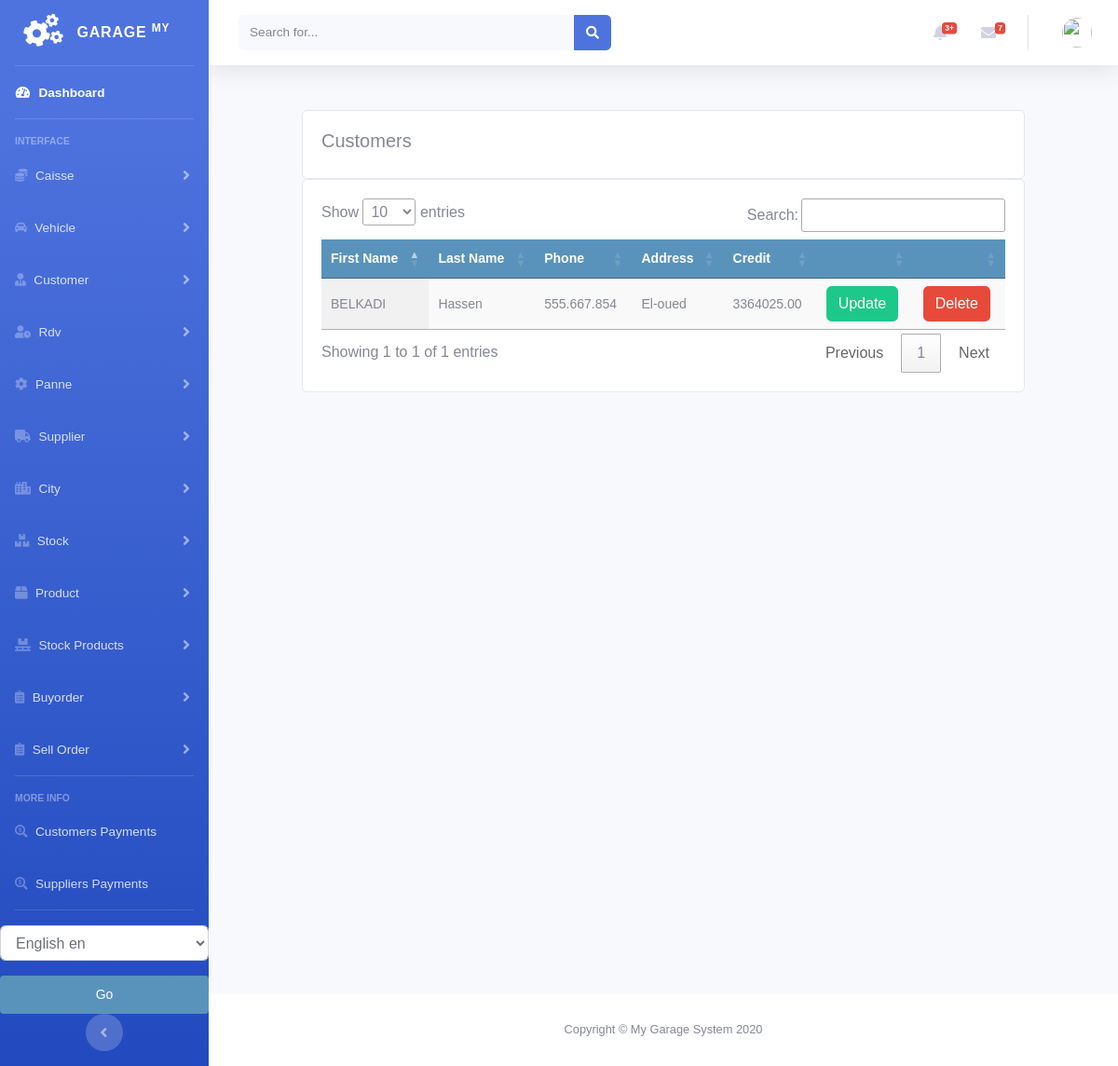
The app's page /supplier/supplier_list, older data.
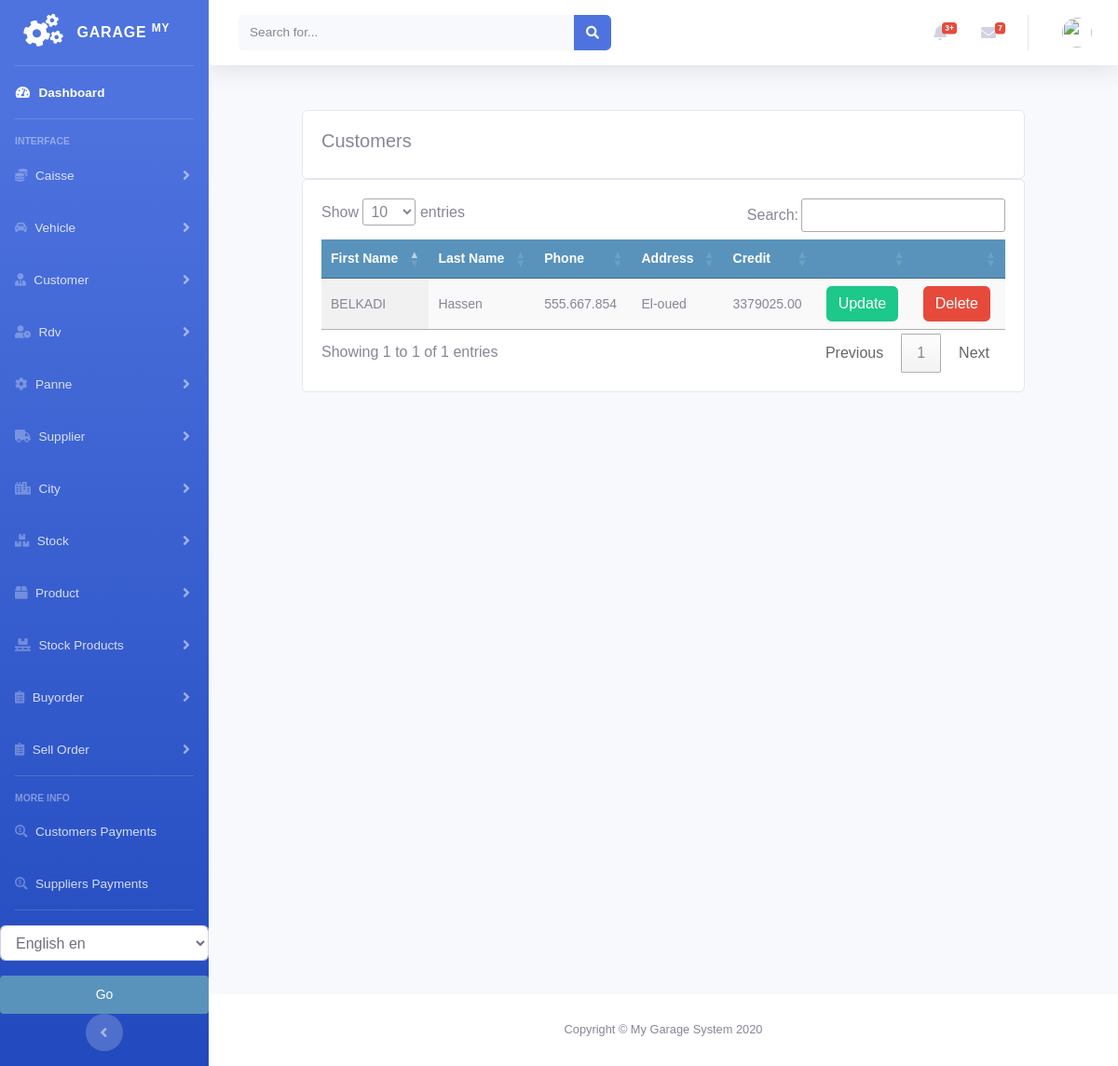
The same page, newer data.
### supplier/models.py (models this page shows, shortened)
class Supplier(models.Model):
    firstname = models.CharField(max_length=250, null=True)
    lastname = models.CharField(max_length=250, null=True)
    address = models.CharField(max_length=200, null=True)
    phone = models.CharField(max_length=200, null=True)
    email = models.EmailField(null=True)
    date_created = models.DateTimeField(auto_now_add=True, null=True)
    date_joined = models.DateField(null=True)
    credit = models.DecimalField(max_digits=10, decimal_places=2, null=True, default=0.0)

### supplier/views.py (the view)
# urls.py: path('supplier_list', views.supplier_list, name='supplier_list'),
def supplier_list(request):
    suppliers = Supplier.objects.all()
    context = {
        'suppliers': suppliers
    }
    return render(request, 'supplier/list_supplier.html', context)

### supplier/templates/supplier/list_supplier.html (shortened to what this page needs)
{% extends 'home.html' %}
{% load static %}
{% block content %}
<br>
<div class="row">
    <div class="col">
        <div class="card card-body">
            <h5>Customers</h5>
        </div>
        <div class="card card-body">
            <table id="table_id" class="display text-center">
                <thead>
                <tr>
                    <th>First Name</th>
                    <th>Last Name</th>
                    <th>Phone</th>
                    <th>Address</th>
                    <th>Credit</th>
                    <th></th>
                    <th></th>
                </tr>
                </thead>
                <tbody>
                {% for supplier in suppliers %}
                <tr>
                    <td>
                        {{supplier.firstname}}
                    </td>
                    <td>
                        {{supplier.lastname}}
                    </td>
                    <td>
                        {{supplier.phone}}
                    </td>
                    <td>
                        {{supplier.address}}
                    </td>
                    <td>
                        {{supplier.credit}}
                    </td>
                    <td>
                        <a class="btn btn-success " href="{% url 'supplier:update_supplier' supplier.id %}">Update</a>
                    </td>
                    <td>
                        <a class="btn btn-danger " href="{% url 'supplier:delete_supplier' supplier.id %}">Delete</a>
                    </td>
                </tr>
                {% endfor %}
                </tbody>
            </table>
        </div>
    </div>
</div>
{% endblock %}
{% block jsscript %}
<link rel="stylesheet" href="https://ajax.googleapis.com/ajax/libs/jqueryui/1.12.1/themes/smoothness/jquery-ui.css">
<link rel="stylesheet" href="https://cdnjs.cloudflare.com/ajax/libs/chosen/1.8.7/chosen.min.css"/>
<link rel="stylesheet" type="text/css" href="https://cdn.datatables.net/1.10.22/css/jquery.dataTables.css">
{% endblock %}

Row changes from the older to the newer data that the page shows:
changed Supplier "BELKADI": credit "3364025.00" → "3379025.00"
